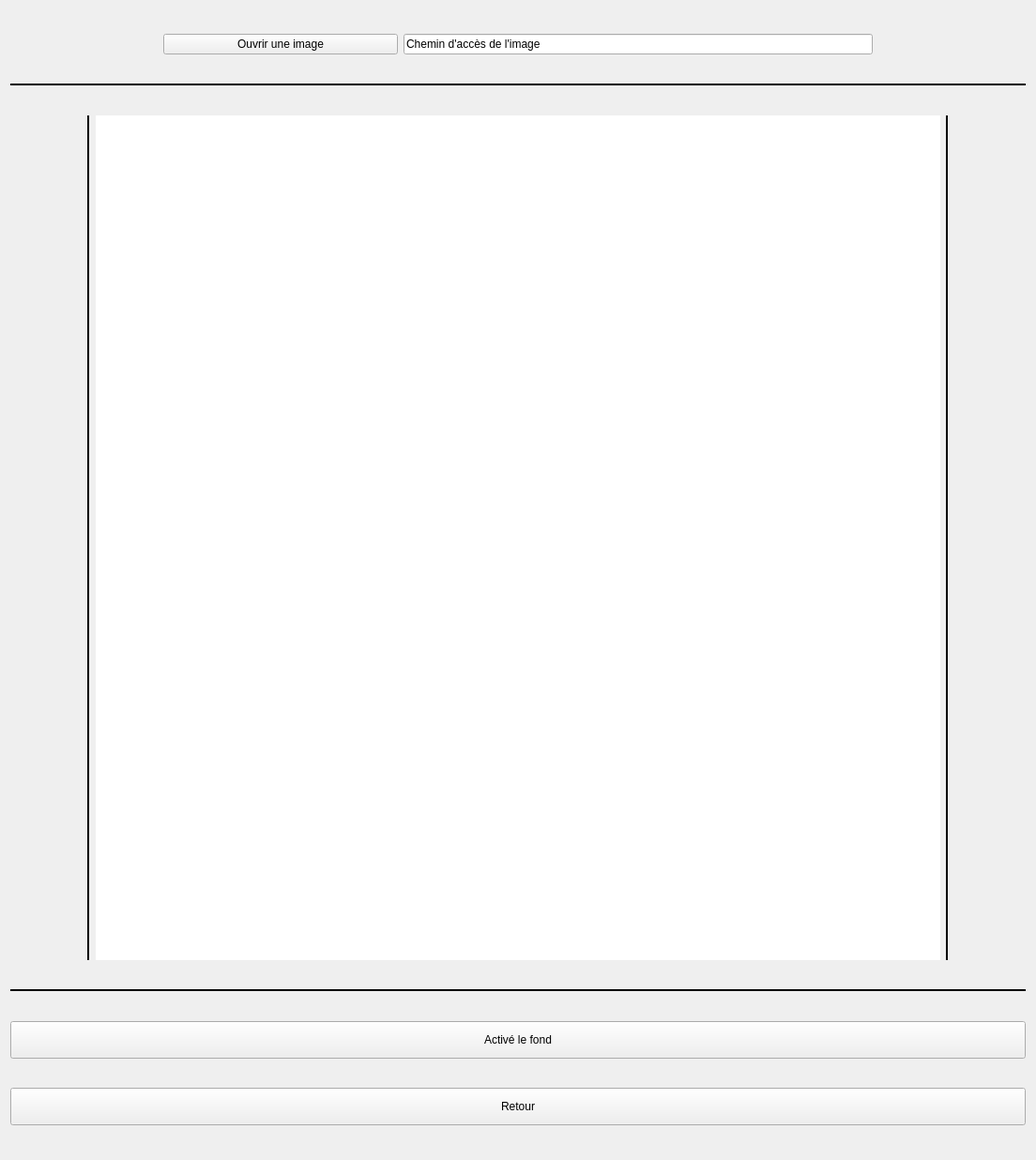
<?xml version="1.0" encoding="UTF-8"?>
<ui version="4.0">
 <class>Form</class>
 <widget class="QWidget" name="Form">
  <property name="geometry">
   <rect>
    <x>0</x>
    <y>0</y>
    <width>1104</width>
    <height>1236</height>
   </rect>
  </property>
  <property name="windowTitle">
   <string>Form</string>
  </property>
  <layout class="QVBoxLayout" name="verticalLayout">
   <item>
    <layout class="QHBoxLayout" name="horizontalLayout">
     <item>
      <spacer name="horizontalSpacer_3">
       <property name="orientation">
        <enum>Qt::Orientation::Horizontal</enum>
       </property>
       <property name="sizeHint" stdset="0">
        <size>
         <width>40</width>
         <height>20</height>
        </size>
       </property>
      </spacer>
     </item>
     <item>
      <widget class="QPushButton" name="pushButton_openExplo">
       <property name="minimumSize">
        <size>
         <width>250</width>
         <height>0</height>
        </size>
       </property>
       <property name="text">
        <string>Ouvrir une image</string>
       </property>
      </widget>
     </item>
     <item>
      <widget class="QLineEdit" name="lineEdit_path">
       <property name="minimumSize">
        <size>
         <width>500</width>
         <height>0</height>
        </size>
       </property>
       <property name="text">
        <string>Chemin d'accès de l'image</string>
       </property>
       <property name="readOnly">
        <bool>false</bool>
       </property>
      </widget>
     </item>
     <item>
      <spacer name="horizontalSpacer_4">
       <property name="orientation">
        <enum>Qt::Orientation::Horizontal</enum>
       </property>
       <property name="sizeHint" stdset="0">
        <size>
         <width>40</width>
         <height>20</height>
        </size>
       </property>
      </spacer>
     </item>
    </layout>
   </item>
   <item>
    <widget class="Line" name="line_Top">
     <property name="frameShadow">
      <enum>QFrame::Shadow::Plain</enum>
     </property>
     <property name="lineWidth">
      <number>2</number>
     </property>
     <property name="orientation">
      <enum>Qt::Orientation::Horizontal</enum>
     </property>
    </widget>
   </item>
   <item>
    <layout class="QHBoxLayout" name="horizontalLayout_content">
     <item>
      <spacer name="horizontalSpacer">
       <property name="orientation">
        <enum>Qt::Orientation::Horizontal</enum>
       </property>
       <property name="sizeHint" stdset="0">
        <size>
         <width>40</width>
         <height>20</height>
        </size>
       </property>
      </spacer>
     </item>
     <item>
      <widget class="Line" name="line_vert_left">
       <property name="frameShadow">
        <enum>QFrame::Shadow::Plain</enum>
       </property>
       <property name="lineWidth">
        <number>2</number>
       </property>
       <property name="orientation">
        <enum>Qt::Orientation::Vertical</enum>
       </property>
      </widget>
     </item>
     <item>
      <layout class="QVBoxLayout" name="verticalLayout_GraphLayout">
       <item>
        <widget class="QGraphicsView" name="graphicsView">
         <property name="minimumSize">
          <size>
           <width>900</width>
           <height>900</height>
          </size>
         </property>
         <property name="maximumSize">
          <size>
           <width>900</width>
           <height>900</height>
          </size>
         </property>
         <property name="frameShape">
          <enum>QFrame::Shape::NoFrame</enum>
         </property>
         <property name="frameShadow">
          <enum>QFrame::Shadow::Plain</enum>
         </property>
        </widget>
       </item>
      </layout>
     </item>
     <item>
      <widget class="Line" name="line_vert_right">
       <property name="frameShadow">
        <enum>QFrame::Shadow::Plain</enum>
       </property>
       <property name="lineWidth">
        <number>2</number>
       </property>
       <property name="orientation">
        <enum>Qt::Orientation::Vertical</enum>
       </property>
      </widget>
     </item>
     <item>
      <spacer name="horizontalSpacer_2">
       <property name="orientation">
        <enum>Qt::Orientation::Horizontal</enum>
       </property>
       <property name="sizeHint" stdset="0">
        <size>
         <width>40</width>
         <height>20</height>
        </size>
       </property>
      </spacer>
     </item>
    </layout>
   </item>
   <item>
    <widget class="Line" name="line_Bottom">
     <property name="frameShadow">
      <enum>QFrame::Shadow::Plain</enum>
     </property>
     <property name="lineWidth">
      <number>2</number>
     </property>
     <property name="orientation">
      <enum>Qt::Orientation::Horizontal</enum>
     </property>
    </widget>
   </item>
   <item>
    <widget class="QPushButton" name="pushButton_activate">
     <property name="minimumSize">
      <size>
       <width>0</width>
       <height>40</height>
      </size>
     </property>
     <property name="text">
      <string>Activé le fond</string>
     </property>
    </widget>
   </item>
   <item>
    <widget class="QPushButton" name="pushButton_return">
     <property name="minimumSize">
      <size>
       <width>0</width>
       <height>40</height>
      </size>
     </property>
     <property name="text">
      <string>Retour</string>
     </property>
    </widget>
   </item>
  </layout>
 </widget>
 <resources/>
 <connections/>
</ui>
